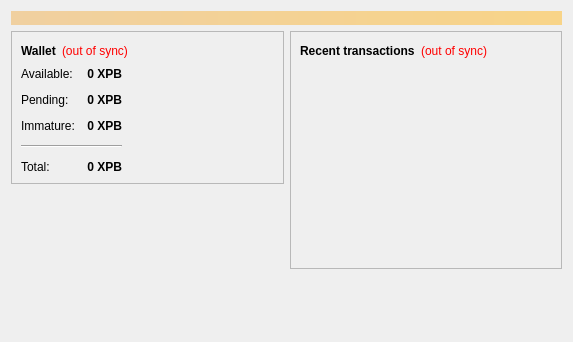
<?xml version="1.0" encoding="UTF-8"?>
<ui version="4.0">
 <class>OverviewPage</class>
 <widget class="QWidget" name="OverviewPage">
  <property name="geometry">
   <rect>
    <x>0</x>
    <y>0</y>
    <width>573</width>
    <height>342</height>
   </rect>
  </property>
  <property name="windowTitle">
   <string>Form</string>
  </property>
  <layout class="QVBoxLayout" name="topLayout">
   <item>
    <widget class="QLabel" name="labelAlerts">
     <property name="visible">
      <bool>false</bool>
     </property>
     <property name="styleSheet">
      <string notr="true">background-color: qlineargradient(x1: 0, y1: 0, x2: 1, y2: 0, stop:0 #F0D0A0, stop:1 #F8D488); color:#000000;</string>
     </property>
     <property name="wordWrap">
      <bool>true</bool>
     </property>
     <property name="margin">
      <number>3</number>
     </property>
    </widget>
   </item>
   <item>
    <layout class="QHBoxLayout" name="horizontalLayout" stretch="1,1">
     <item>
      <layout class="QVBoxLayout" name="verticalLayout_2">
       <item>
        <widget class="QFrame" name="frame">
         <property name="frameShape">
          <enum>QFrame::StyledPanel</enum>
         </property>
         <property name="frameShadow">
          <enum>QFrame::Raised</enum>
         </property>
         <layout class="QVBoxLayout" name="verticalLayout_4">
          <item>
           <layout class="QHBoxLayout" name="horizontalLayout_4">
            <item>
             <widget class="QLabel" name="label_5">
              <property name="font">
               <font>
                <weight>75</weight>
                <bold>true</bold>
               </font>
              </property>
              <property name="text">
               <string>Wallet</string>
              </property>
             </widget>
            </item>
            <item>
             <widget class="QLabel" name="labelWalletStatus">
              <property name="toolTip">
               <string>The displayed information may be out of date. Your wallet automatically synchronizes with the Pebblecoin network after a connection is established, but this process has not completed yet.</string>
              </property>
              <property name="styleSheet">
               <string notr="true">QLabel { color: red; }</string>
              </property>
              <property name="text">
               <string notr="true">(out of sync)</string>
              </property>
              <property name="alignment">
               <set>Qt::AlignLeading|Qt::AlignLeft|Qt::AlignVCenter</set>
              </property>
             </widget>
            </item>
            <item>
             <spacer name="horizontalSpacer_2">
              <property name="orientation">
               <enum>Qt::Horizontal</enum>
              </property>
              <property name="sizeHint" stdset="0">
               <size>
                <width>40</width>
                <height>20</height>
               </size>
              </property>
             </spacer>
            </item>
           </layout>
          </item>
          <item>
          <layout class="QHBoxLayout" name="horizontalLayout_3">
           <item>
           <layout class="QFormLayout" name="formLayout_2">
            <property name="fieldGrowthPolicy">
             <enum>QFormLayout::AllNonFixedFieldsGrow</enum>
            </property>
            <property name="horizontalSpacing">
             <number>12</number>
            </property>
            <property name="verticalSpacing">
             <number>12</number>
            </property>
            <item row="0" column="0">
             <widget class="QLabel" name="label">
              <property name="text">
               <string>Available:</string>
              </property>
             </widget>
            </item>
            <item row="0" column="1">
             <widget class="QLabel" name="labelBalance">
              <property name="font">
               <font>
                <weight>75</weight>
                <bold>true</bold>
               </font>
              </property>
              <property name="cursor">
               <cursorShape>IBeamCursor</cursorShape>
              </property>
              <property name="toolTip">
               <string>Your current spendable balance</string>
              </property>
              <property name="text">
               <string notr="true">0 XPB</string>
              </property>
              <property name="alignment">
               <set>Qt::AlignRight|Qt::AlignTrailing|Qt::AlignVCenter</set>
              </property>
              <property name="textInteractionFlags">
               <set>Qt::LinksAccessibleByMouse|Qt::TextSelectableByKeyboard|Qt::TextSelectableByMouse</set>
              </property>
             </widget>
            </item>
            <item row="1" column="0">
             <widget class="QLabel" name="label_3">
              <property name="text">
               <string>Pending:</string>
              </property>
             </widget>
            </item>
            <item row="1" column="1">
             <widget class="QLabel" name="labelUnconfirmed">
              <property name="font">
               <font>
                <weight>75</weight>
                <bold>true</bold>
               </font>
              </property>
              <property name="cursor">
               <cursorShape>IBeamCursor</cursorShape>
              </property>
              <property name="toolTip">
               <string>Total of transactions that have yet to be confirmed, and do not yet count toward the spendable balance</string>
              </property>
              <property name="text">
               <string notr="true">0 XPB</string>
              </property>
              <property name="alignment">
               <set>Qt::AlignRight|Qt::AlignTrailing|Qt::AlignVCenter</set>
              </property>
              <property name="textInteractionFlags">
               <set>Qt::LinksAccessibleByMouse|Qt::TextSelectableByKeyboard|Qt::TextSelectableByMouse</set>
              </property>
             </widget>
            </item>
            <item row="2" column="0">
             <widget class="QLabel" name="labelImmatureText">
              <property name="text">
               <string>Immature:</string>
              </property>
             </widget>
            </item>
            <item row="2" column="1">
             <widget class="QLabel" name="labelImmature">
              <property name="font">
               <font>
                <weight>75</weight>
                <bold>true</bold>
               </font>
              </property>
              <property name="toolTip">
               <string>Mined balance that has not yet matured</string>
              </property>
              <property name="text">
               <string notr="true">0 XPB</string>
              </property>
              <property name="alignment">
               <set>Qt::AlignRight|Qt::AlignTrailing|Qt::AlignVCenter</set>
              </property>
              <property name="textInteractionFlags">
               <set>Qt::LinksAccessibleByMouse|Qt::TextSelectableByKeyboard|Qt::TextSelectableByMouse</set>
              </property>
             </widget>
            </item>
            <item row="4" column="0">
             <widget class="QLabel" name="labelTotalText">
              <property name="text">
               <string>Total:</string>
              </property>
             </widget>
            </item>
            <item row="4" column="1">
             <widget class="QLabel" name="labelTotal">
              <property name="font">
               <font>
                <weight>75</weight>
                <bold>true</bold>
               </font>
              </property>
              <property name="cursor">
               <cursorShape>IBeamCursor</cursorShape>
              </property>
              <property name="toolTip">
               <string>Your current total balance</string>
              </property>
              <property name="text">
               <string notr="true">0 XPB</string>
              </property>
              <property name="alignment">
               <set>Qt::AlignRight|Qt::AlignTrailing|Qt::AlignVCenter</set>
              </property>
              <property name="textInteractionFlags">
               <set>Qt::LinksAccessibleByMouse|Qt::TextSelectableByKeyboard|Qt::TextSelectableByMouse</set>
              </property>
             </widget>
            </item>
            <item row="3" column="0" colspan="2">
             <widget class="Line" name="line">
              <property name="orientation">
               <enum>Qt::Horizontal</enum>
              </property>
             </widget>
            </item>
           </layout>
          </item>
            <item>
             <spacer name="horizontalSpacer_3">
              <property name="orientation">
               <enum>Qt::Horizontal</enum>
              </property>
              <property name="sizeHint" stdset="0">
               <size>
                <width>40</width>
                <height>20</height>
               </size>
              </property>
             </spacer>
            </item>
           </layout>
          </item>
         </layout>
        </widget>
       </item>
       <item>
        <spacer name="verticalSpacer">
         <property name="orientation">
          <enum>Qt::Vertical</enum>
         </property>
         <property name="sizeHint" stdset="0">
          <size>
           <width>20</width>
           <height>40</height>
          </size>
         </property>
        </spacer>
       </item>
      </layout>
     </item>
     <item>
      <layout class="QVBoxLayout" name="verticalLayout_3">
       <item>
        <widget class="QFrame" name="frame_2">
         <property name="frameShape">
          <enum>QFrame::StyledPanel</enum>
         </property>
         <property name="frameShadow">
          <enum>QFrame::Raised</enum>
         </property>
         <layout class="QVBoxLayout" name="verticalLayout">
          <item>
           <layout class="QHBoxLayout" name="horizontalLayout_2">
            <item>
             <widget class="QLabel" name="label_4">
              <property name="text">
               <string>&lt;b&gt;Recent transactions&lt;/b&gt;</string>
              </property>
             </widget>
            </item>
            <item>
             <widget class="QLabel" name="labelTransactionsStatus">
              <property name="toolTip">
               <string>The displayed information may be out of date. Your wallet automatically synchronizes with the Pebblecoin network after a connection is established, but this process has not completed yet.</string>
              </property>
              <property name="styleSheet">
               <string notr="true">QLabel { color: red; }</string>
              </property>
              <property name="text">
               <string notr="true">(out of sync)</string>
              </property>
              <property name="alignment">
               <set>Qt::AlignRight|Qt::AlignTrailing|Qt::AlignVCenter</set>
              </property>
             </widget>
            </item>
            <item>
             <spacer name="horizontalSpacer">
              <property name="orientation">
               <enum>Qt::Horizontal</enum>
              </property>
              <property name="sizeHint" stdset="0">
               <size>
                <width>40</width>
                <height>20</height>
               </size>
              </property>
             </spacer>
            </item>
           </layout>
          </item>
          <item>
           <widget class="QListView" name="listTransactions">
            <property name="styleSheet">
             <string notr="true">QListView { background: transparent; }</string>
            </property>
            <property name="frameShape">
             <enum>QFrame::NoFrame</enum>
            </property>
            <property name="verticalScrollBarPolicy">
             <enum>Qt::ScrollBarAlwaysOff</enum>
            </property>
            <property name="horizontalScrollBarPolicy">
             <enum>Qt::ScrollBarAlwaysOff</enum>
            </property>
            <property name="selectionMode">
             <enum>QAbstractItemView::NoSelection</enum>
            </property>
           </widget>
          </item>
         </layout>
        </widget>
       </item>
       <item>
        <spacer name="verticalSpacer_2">
         <property name="orientation">
          <enum>Qt::Vertical</enum>
         </property>
         <property name="sizeHint" stdset="0">
          <size>
           <width>20</width>
           <height>40</height>
          </size>
         </property>
        </spacer>
       </item>
      </layout>
     </item>
    </layout>
   </item>
  </layout>
 </widget>
 <resources/>
 <connections/>
</ui>
